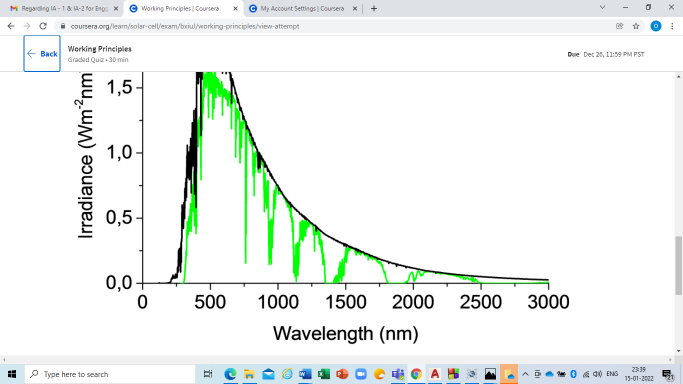
#> input picture Screenshot (90).png, 1366 x 768 px (shown at 1/2 size)
$ python cropeimage.py
#> lines starting #> are read from the running program, lines starting #| are printed output that depends on the picture
import cv2
import os
import matplotlib.pyplot as plt  # Add this line

# Callback function for mouse events
def crop_image(event, x, y, flags, param):
    global drawing, top_left_pt, bottom_right_pt, img, img_resized, cropped_img_resized

    if event == cv2.EVENT_LBUTTONDOWN:
        drawing = True
        top_left_pt = (x, y)

    elif event == cv2.EVENT_LBUTTONUP:
        drawing = False
        bottom_right_pt = (x, y)

        # Crop and show only the selected region
        if top_left_pt != (-1, -1) and bottom_right_pt != (-1, -1):
            cropped_img = img_resized[top_left_pt[1]:bottom_right_pt[1], top_left_pt[0]:bottom_right_pt[0]]
            cv2.imshow('Select Region', img_resized)

            # Resize the cropped image to the screen size
            cropped_img_resized = cv2.resize(cropped_img, (screen_width, screen_height))
            cv2.imshow('Cropped Image', cropped_img_resized)

            # Reset drawing area
            top_left_pt, bottom_right_pt = (-1, -1), (-1, -1)
            cv2.setMouseCallback('Select Region', crop_image)

            # Display the cropped image using Matplotlib
            titles = ['cropped_img']
            images = [cropped_img_resized]
            plt.imshow(cropped_img)
            plt.title(titles[0])  # Add title
            plt.show()  # Add parentheses

# Load the image
img = cv2.imread('Screenshot (90).png', 1)
#> img is the input picture: shape (768, 1366, 3); mean B, G, R 241, 244, 239.4

# Check if the image is loaded successfully
if img is None:
    print("Error: Unable to load the image dwdw.")
    exit()

# Get screen size
screen_width, screen_height = 1500, 700  # Adjust these values based on your screen size

# Resize the original image to the screen size
img_resized = cv2.resize(img, (screen_width, screen_height))
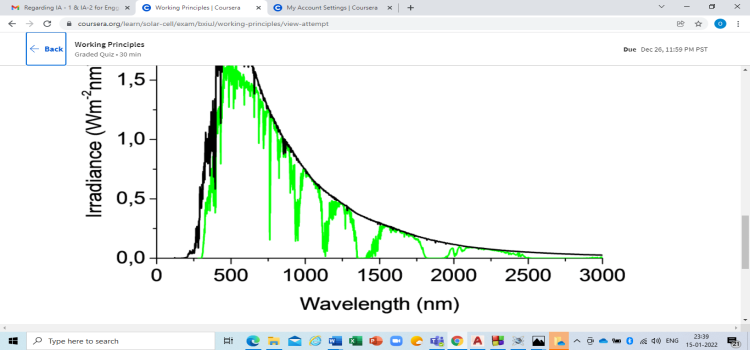
#> img_resized: shape (700, 1500, 3) (shown at 1/2 size); mean B, G, R 240.9, 244, 239.4

# Initialize global variables
drawing = False
top_left_pt, bottom_right_pt = (-1, -1), (-1, -1)
cropped_img_resized = None

# Create a window and set the callback function
cv2.imshow('Select Region', img_resized)
cv2.setMouseCallback('Select Region', crop_image)

while True:
    key = cv2.waitKey(1) & 0xFF
#> (key q is pressed here)

    # Press 'q' to quit
    if key == ord('q'):
        break

cv2.destroyAllWindows()
